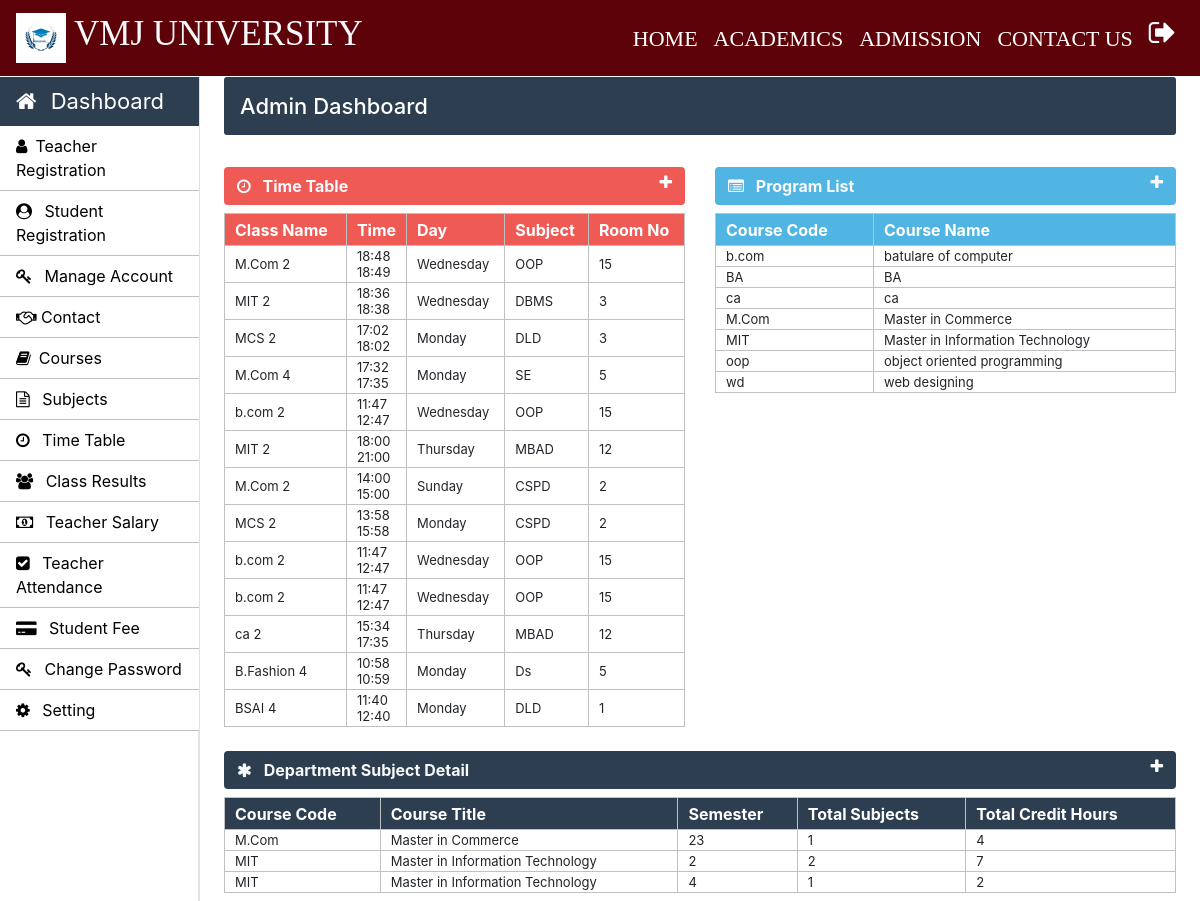
Before: /admin/admin-index.php (signed in) with the older database file.
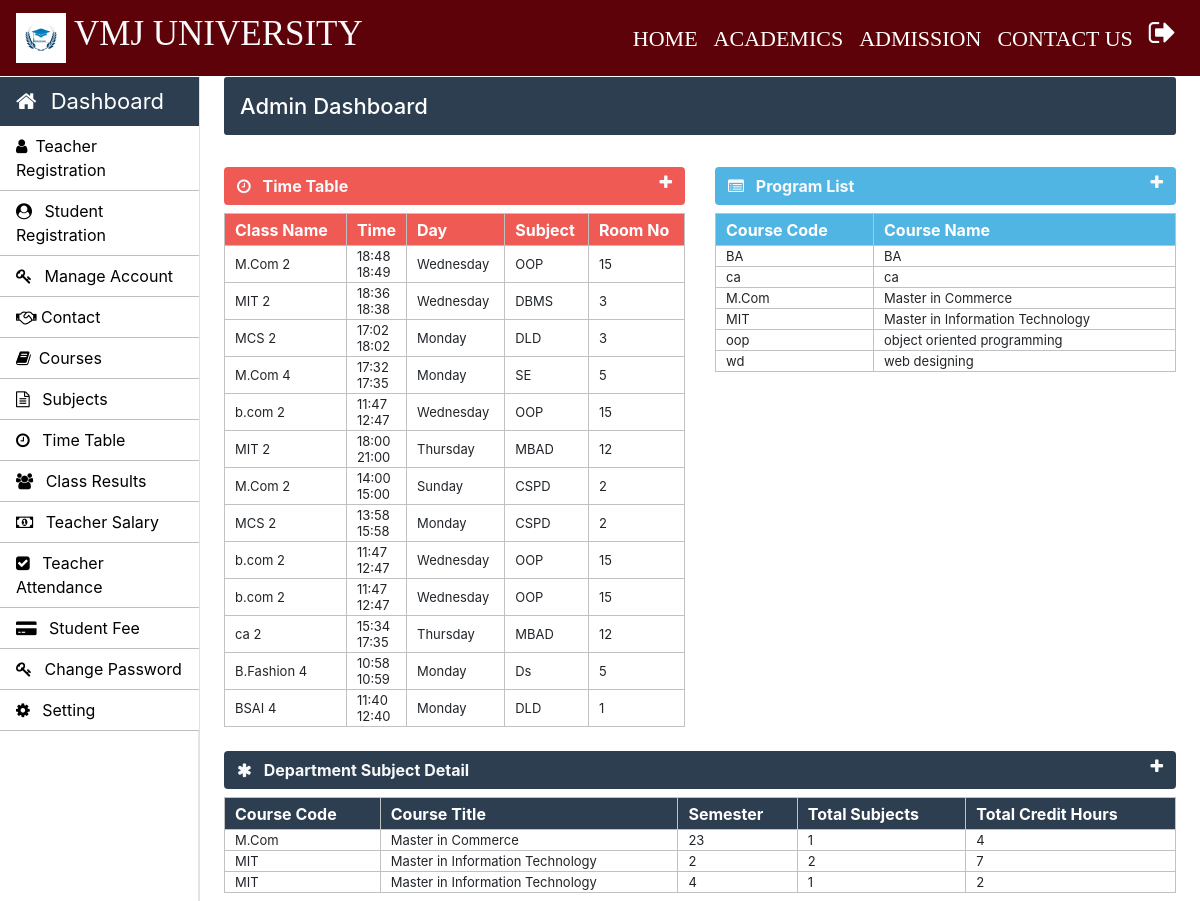
After: the same page with the newer database file.
### tables this page shows
CREATE TABLE IF NOT EXISTS `time_table` (
  `id` int NOT NULL AUTO_INCREMENT,
  `course_code` varchar(10) NOT NULL,
  `semester` int NOT NULL,
  `timing_from` varchar(10) NOT NULL,
  `timing_to` varchar(10) NOT NULL,
  `day` varchar(20) NOT NULL,
  `subject_code` varchar(20) NOT NULL,
  `room_no` int NOT NULL,
  PRIMARY KEY (`id`)
);

CREATE TABLE IF NOT EXISTS `weekdays` (
  `day_id` int NOT NULL AUTO_INCREMENT,
  `day_name` varchar(15) NOT NULL,
  PRIMARY KEY (`day_id`)
);

CREATE TABLE IF NOT EXISTS `courses` (
  `course_code` varchar(10) NOT NULL,
  `course_name` varchar(50) NOT NULL,
  `semester_or_year` varchar(10) NOT NULL,
  `no_of_year` int NOT NULL,
  PRIMARY KEY (`course_code`)
);

### admin/admin-index.php (the view, shortened to what this page needs)
	<?php include('../common/common-header.php') ?>
	<?php include('../common/admin-sidebar.php') ?>
		<main role="main" class="col-xl-10 col-lg-9 col-md-8 ml-sm-auto px-md-4 mb-2 w-100 page-content-index">
			<div class="flex-wrap flex-md-no-wrap pt-3 pb-2 mb-3 text-white admin-dashboard pl-3">
				<h4>Admin Dashboard </h4>
			</div>
			<div class="row">
				<div class=" col-lg-6 col-md-12 col-sm-12 ">
					<div>
						<section class="mt-3">
							<div class="btn btn-block table-one text-light d-flex">
								<span class="font-weight-bold"><i class="fa fa-clock-o mr-2" aria-hidden="true"></i> Time Table</span>
								<a href="" class="ml-auto" data-toggle="collapse" data-target="#collapseOne"><i class="fa fa-plus text-light" aria-hidden="true"></i></a>
							</div>
							<div class="collapse show mt-2" id="collapseOne">
								<table class="w-100 table-elements table-one-tr"cellpadding="2">
									<tr class="pt-5 table-one text-white" style="height: 32px;">
										<th>Class Name</th>
										<th>Time</th>
										<th>Day</th>
										<th>Subject</th>
										<th>Room No</th>
									</tr>
									<?php
										$query="select * from time_table tt inner join weekdays wd on tt.day=wd.day_id";
										$run=mysqli_query($con,$query);
										while($row=mysqli_fetch_array($run)) {
											echo "<tr>";
											echo "<td>".$row["course_code"]." ".$row["semester"]."</td>";
											echo "<td>".$row["timing_from"]."<br>".$row["timing_to"]."</td>";
											echo "<td>".$row["day_name"]."</td>";
											echo "<td>".$row["subject_code"]."</td>";
											echo "<td>".$row["room_no"]."</td>";
											echo "</tr>";
										}
									?>
								</table>
							</div>
						</section>
					</div>
				</div>
				<div class=" col-lg-6 col-md-12 col-sm-12">
					<div>
						<section class="mt-3">
							<div class="btn btn-block table-two text-light d-flex">
								<span class="font-weight-bold"><i class="fa fa-list-alt mr-2" aria-hidden="true"></i> Program List</span>
								<a href="" class="ml-auto" data-toggle="collapse" data-target="#collapsetwo"><i class="fa fa-plus text-light" aria-hidden="true"></i></a>
							</div>
							<div class="collapse show mt-2" id="collapsetwo">
								<table class="w-100 table-elements table-two-tr"cellpadding="2">
									<tr class="pt-5 table-two text-white" style="height: 32px;">
										<th>Course Code</th>
										<th>Course Name</th>
									</tr>
									<?php
										$query="select course_name,course_code from courses";
										$run=mysqli_query($con,$query);
										while($row=mysqli_fetch_array($run)) { ?>
											<tr>
												<td><?php echo $row['course_code'] ?></td>
												<td><?php echo $row['course_name'] ?></td>
											</tr>
										<?php }
									?>
								</table>
							</div>
						</section>
					</div>
				</div>
				<div class="col-md-12">
					<div>
						<section class="mt-4">
							<div class="btn btn-block table-three text-light d-flex">
								<span class="font-weight-bold"><i class="fa fa-asterisk mr-2" aria-hidden="true"></i> Department Subject Detail</span>
								<a href="" class="ml-auto" data-toggle="collapse" data-target="#collapsethree"><i class="fa fa-plus text-light" aria-hidden="true"></i></a>
							</div>
							<div class="collapse show mt-2" id="collapsethree">
								<table class="w-100 table-elements table-three-tr"cellpadding="2">
									<tr class="pt-5 table-three text-white" style="height: 32px;">
										<th>Course Code</th>
										<th>Course Title</th>
										<th>Semester</th>
										<th>Total Subjects</th>
										<th>Total Credit Hours</th>
									</tr>
									<?php
										$query="select course_code,course_name,semester,count(subject_code) as subject_code,sum(credit_hours) as credit_hours from course_subjects join courses using(course_code) group by course_code, semester";
										$run=mysqli_query($con,$query);
										while($row=mysqli_fetch_array($run)) {
											echo "<tr>";
											echo "<td>".$row["course_code"]."</td>";
											echo "<td>".$row["course_name"]."</td>";
											echo "<td>".$row["semester"]."</td>";
											echo "<td>".$row["subject_code"]."</td>";
											echo "<td>".$row["credit_hours"]."</td>";
											echo "</tr>";
										}
									?>
								</table>
							</div>
						</section>
					</div>
				</div>
			</div>
		</main>
	</body>
</html>

Changed rows visible on the page:
removed courses: course_code "b.com", course_name "batulare of computer"
